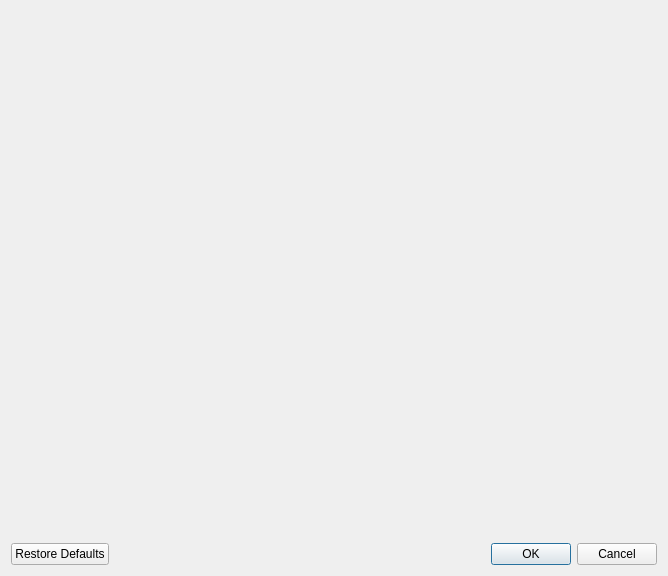
<?xml version="1.0" encoding="UTF-8"?>
<ui version="4.0">
 <class>OBSBasicProperties</class>
 <widget class="QDialog" name="OBSBasicProperties">
  <property name="geometry">
   <rect>
    <x>0</x>
    <y>0</y>
    <width>300</width>
    <height>576</height>
   </rect>
  </property>
  <property name="windowTitle">
   <string>Properties</string>
  </property>
  <layout class="QVBoxLayout" name="windowLayout">
   <item>
    <layout class="QHBoxLayout" name="horizontalLayout">
     <property name="leftMargin">
      <number>0</number>
     </property>
     <property name="topMargin">
      <number>0</number>
     </property>
     <property name="rightMargin">
      <number>0</number>
     </property>
     <property name="bottomMargin">
      <number>0</number>
     </property>
     <item>
      <widget class="OBSQTDisplay" name="preview" native="true">
       <property name="sizePolicy">
        <sizepolicy hsizetype="Expanding" vsizetype="Expanding">
         <horstretch>0</horstretch>
         <verstretch>1</verstretch>
        </sizepolicy>
       </property>
       <property name="minimumSize">
        <size>
         <width>640</width>
         <height>480</height>
        </size>
       </property>
      </widget>
     </item>
     <item>
      <widget class="QFrame" name="propertiesFrame">
            <property name="minimumWidth">
             <number>300</number>
            </property>
            <property name="maximumWidth">
             <number>300</number>
            </property>
            <property name="frameShape">
             <enum>QFrame::NoFrame</enum>
            </property>
            <property name="frameShadow">
             <enum>QFrame::Plain</enum>
            </property>
            <layout class="QVBoxLayout" name="propertiesLayout">
             <property name="leftMargin">
              <number>0</number>
             </property>
             <property name="topMargin">
              <number>0</number>
             </property>
             <property name="rightMargin">
              <number>0</number>
             </property>
             <property name="bottomMargin">
              <number>0</number>
             </property>
            </layout>
      </widget>
     </item>
     </layout>
   </item>
   <item alignment="Qt::AlignBottom">
    <widget class="QDialogButtonBox" name="buttonBox">
     <property name="standardButtons">
      <set>QDialogButtonBox::Cancel|QDialogButtonBox::Ok|QDialogButtonBox::RestoreDefaults</set>
     </property>
    </widget>
   </item>
  </layout>
 </widget>
 <customwidgets>
  <customwidget>
   <class>OBSQTDisplay</class>
   <extends>QWidget</extends>
   <header>qt-display.hpp</header>
   <container>1</container>
  </customwidget>
 </customwidgets>
 <resources>
  <include location="obs.qrc"/>
 </resources>
 <connections/>
</ui>
